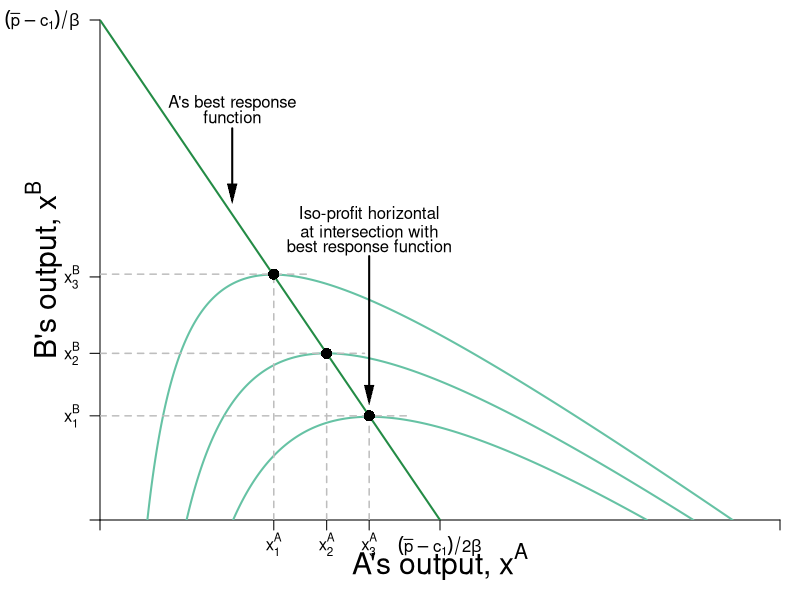

Recreate this plot in R.
require(shape)
pdf(file = "competitionmarkets/cournot_brf_isoA.pdf", width = 9, height = 7)

#Set parameters for graphics
pointsize <- 1.8
axislabelsize <- 1.8
labelsize <- 1.5
namesize <- 1.8
annotatesize <- 1.5
graphlinewidth <- 2
segmentlinewidth <- 1.5

COL <- c("#7fc97f", "#beaed4", "#fdc086", "#ffff99", "#386cb0", "#f0027f", "#bf5b17", "#666666")
COLA <- c("#99d8c9","#66c2a4","#41ae76", "#238b45", "#005824")
COLB <- c("#4eb3d3", "#2b8cbe", "#0868ac","#084081")

par(mar =  c(4, 5, 1, 1))

piA <- function(xa, xb, s = 0.5, pmax = 20, c1 = 2) {
  (pmax - s*xb)*xa - s*(xa)^2 - c1*xa
}

piB <- function(xa, xb, s = 0.5, pmax = 20, c1 = 2) {
  (pmax - s*xa)*xb - s*(xb)^2 - c1*xb
}

brfB <- function(xa, s = 0.5, pmax = 20, c1 = 2) {
  (pmax - c1)/(2*s) - (1/2)*xa
}

brfA <- function(xa, s = 0.5, pmax = 20, c1 = 2) {
  (pmax - c1)/s - 2*xa
}

xlims <- c(0, 36)
ylims <- c(0, 36)

npts <- 501 
x <- seq(xlims[1], xlims[2], length.out = npts)
y <- seq(ylims[1], ylims[2], length.out = npts) 
a <- c(42, 72, 102)
b <- c(72, 81, 90)


#B's value when at A's bliss point
#0.35*log(5.88) + 0.35*log(8.88) + 0.5*log(10 - 5.88) + 0.5*log(15 - 8.88) 

#B's bliss point x = 4.11765; y = 6.17647
#A's value when at A's bliss point
#0.5*log(4.11765) + 0.5*log(6.17647) + 0.35*log(10 - 4.11765) + 0.35*log(15 - 6.17647) 


plot(0, 0, xlim = xlims, ylim = ylims, type = "n",
     xlab = expression(paste("")),
     ylab = expression(paste("")), 
     xaxt = "n", 
     yaxt = "n", 
     cex.lab = axislabelsize, 
     bty = "n",
     xaxs="i", 
     yaxs="i")

# ticksy <- seq(from = 0, to = ylims[2], by = 2)
# ylabels <- seq(from = 0, to = ylims[2], by = 2)
# ticksx <- seq(from = 0, to = xlims[2], by = 2)
# xlabels <- seq(from = 0, to = xlims[2], by = 2)
ticksy <- c(0, 7.5, 12, 17.5, ylims[2])
ylabels <- c(NA, expression(paste(x[1]^B)), expression(paste(x[2]^B)), expression(paste(x[3]^B)), expression(paste((bar(p) - c[1])/beta)))
ticksx <- c(0, 9.2, 12, 14.25, 18, xlims[2])
xlabels <- c(NA, expression(paste(x[1]^A)), expression(paste(x[2]^A)), expression(paste(x[3]^A)), expression(paste((bar(p) - c[1])/2*beta)), NA)


axis(1, at = ticksx, pos = 0, labels = xlabels)
axis(2, at = ticksy, pos = 0, labels = ylabels, las = 1)

npts <- 500 
xx1 <- seq(xlims[1], xlims[2], length.out = npts)

lines(xx1, brfA(xx1, s = 0.5, pmax = 20, c1 = 2), col = COLA[4], lwd = graphlinewidth)

contour(x, y, 
        outer(x, y, piA),
        drawlabels = FALSE,
        col = COLA[2],
        lwd = graphlinewidth,
        levels = a, 
        xaxs="i", 
        yaxs="i", 
        add = TRUE) 

#mtext(expression(paste("A's output, ", x^A)), side=1, line = 2.5, cex = axislabelsize)
text(0.5*xlims[2], -3, expression(paste("A's output, ", x^A)), xpd = TRUE, cex = axislabelsize) 
text(-3, 0.5*ylims[2], expression(paste("B's output, ", x^B)), xpd = TRUE, cex = axislabelsize, srt = 90) 




#Add arrows:
#arrows(-0.8, 10, -0.8, 14, xpd = TRUE, length=0.1,angle=40,lwd=3)
#arrows(6.2, -1.7, 9, -1.7, xpd = TRUE, length=0.1,angle=40,lwd=3)


# contour(x, y,
#         outer(x, y, piB),
#         #labels = c("v1", "v2", "v3"),
#         drawlabels = FALSE,
#         col = COLB[2],
#         #xlab = expression(paste("")),
#         #ylab = expression(paste("")),
#         lwd = graphlinewidth,
#         levels = b,
#         add = TRUE
#         #xaxs="i",
#         #yaxs="i"
# )


#segments(4.11765, 6.17647, 5.88, 8.88, lty = 1, col = COL[2] , lwd = graphlinewidth)
# text(7.3, 3, expression("Pareto Efficient"))
# text(7.3, 2.4, expression("Curve"))
# Arrows(7.3, 3.5, 7.3, 6.1, col = "black", lty = 1, lwd = 2, arr.type = "triangle", arr.lwd = 0.5)


segments(0, 12, 14, 12, lty = 2, col = "gray" , lwd = segmentlinewidth)
segments(12, 0, 12, 12, lty = 2, col = "gray" , lwd = segmentlinewidth)
points(12, 12, pch = 16, col = "black", cex = 1.5)
segments(0, 7.5, 16.25, 7.5, lty = 2, col = "gray" , lwd = segmentlinewidth)
segments(14.25, 0, 14.25, 7.5, lty = 2, col = "gray" , lwd = segmentlinewidth)
points(14.25, 7.5, pch = 16, col = "black", cex = 1.5)
segments(0, 17.7, 11.2, 17.7, lty = 2, col = "gray" , lwd = segmentlinewidth)
segments(9.2, 0, 9.2, 17.7, lty = 2, col = "gray" , lwd = segmentlinewidth)
points(9.2, 17.7, pch = 16, col = "black", cex = 1.5)

text(14.25, 22, expression(paste("Iso-profit horizontal")))
text(14.25, 20.8, expression(paste("at intersection with")))
text(14.25, 19.6, expression(paste("best response function")))
Arrows(14.25, 19, 14.25, 9, col = "black", lty = 1, lwd = 2, arr.type = "triangle", arr.lwd = 0.5)



#Label the iso-welfare functions for the HG, Aisha
# text(3.2, 1.5, expression(pi[1]^A))
# text(5.5, 1.5, expression(pi[2]^A))
# text(8.2, 1.5, expression(pi[3]^A))
# text(31, 1.5, expression(pi[1]^A))
# text(28, 1.5, expression(pi[2]^A))
# text(25, 1.5, expression(pi[3]^A))
# text(30, 8, expression("A's iso-profit curves"))
# text(30, 6.7, expression(paste(pi[3]^A > pi[2]^A, phantom() > pi[1]^A)))
#text(6.6, 8.3, expression(u[4]^A))

#Label the indifference curves for the HG, Betty
# text(8.9, 19, expression(pi[1]^B))
# text(7.9, 19, expression(pi[2]^B))
# text(7, 19, expression(pi[3]^B))
#text(3.4, 6.9, expression(v[4]^B))

# #Label Nash Equilibrium 
# segments(0, 12, 12, 12, lty = 2, col = "gray" , lwd = segmentlinewidth)
# segments(12, 0, 12, 12, lty = 2, col = "gray" , lwd = segmentlinewidth)
# points(12, 12, pch = 16, col = "black", cex = 1.5)
# text(14, 12.4, expression(paste("Nash Equilibrium")))
# text(11.5, 11.5, expression(paste("n")))


#Annotate Pareto Efficient Curve and relevant points
# segments(8, 6, 6, 8, lty = 1, col = COL[2] , lwd = graphlinewidth)
# points(6, 8, pch = 16, col = "black", cex = 1.5)
# text(6, 8.5, expression(paste("g")))
# 
# points(8, 6, pch = 16, col = "black", cex = 1.5)
# text(7, 7.5, expression(paste("i")))
# 
# points(7, 7, pch = 16, col = "black", cex = 1.5)
# text(8, 6.5, expression(paste("f")))
# 
# points(5.84, 8.77, pch = 16, col = "black", cex = 1.5)

#A's brf
text(7, 30, expression(paste("A's best response")))
text(7, 29, expression(paste("function")))
Arrows(7, 28.2, 7, 23.5, col = "black", lty = 1, lwd = 2, arr.type = "triangle", arr.lwd = 0.5)


dev.off()
